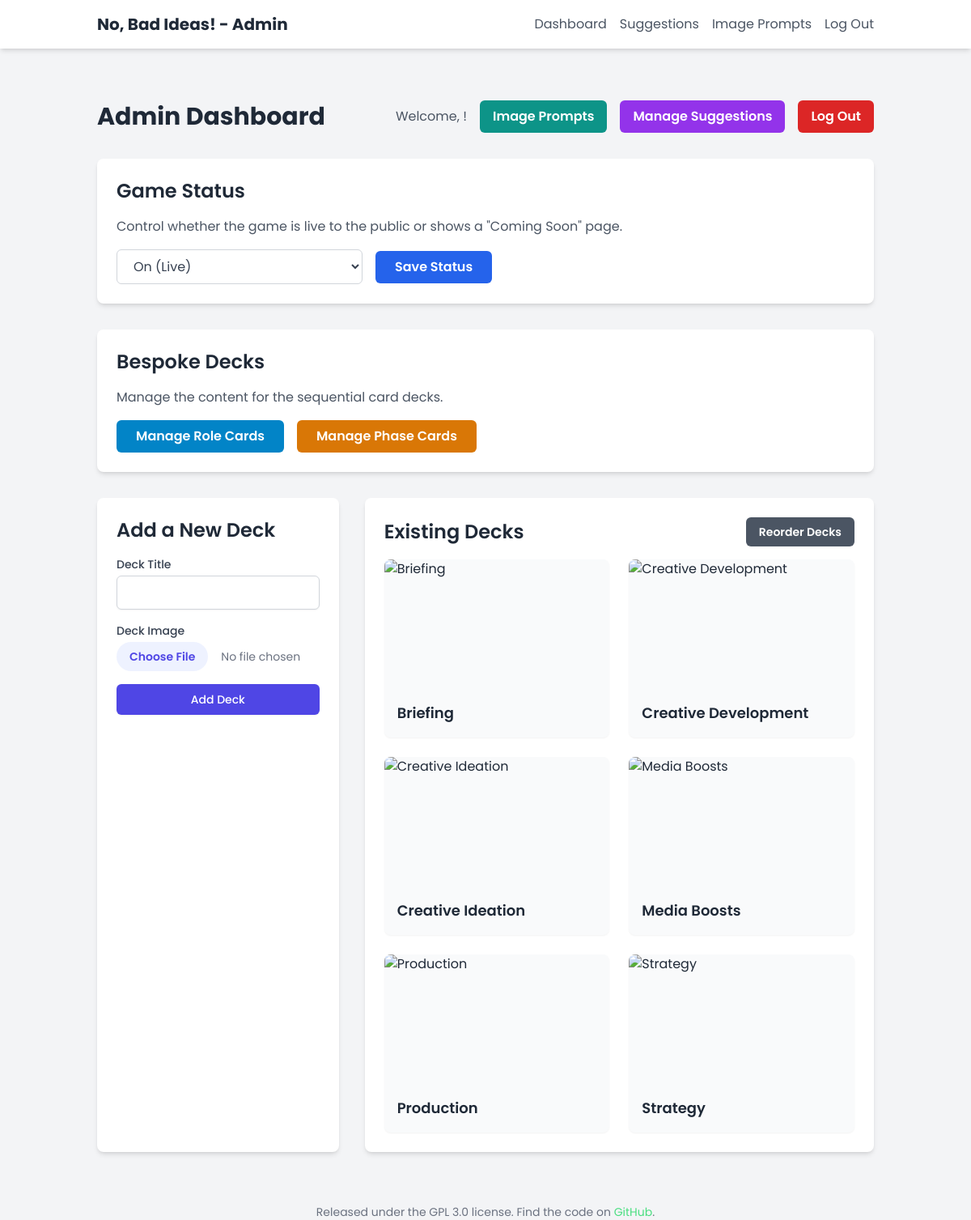
Screenshot of /admin/dashboard.php (signed in) with the database file from the repository.
### tables this page shows
CREATE TABLE `nobadideas_settings` (
  `id` int NOT NULL AUTO_INCREMENT,
  `setting_name` varchar(255) NOT NULL,
  `setting_value` varchar(255) NOT NULL,
  `created_at` timestamp NULL DEFAULT CURRENT_TIMESTAMP,
  `updated_at` timestamp NULL DEFAULT CURRENT_TIMESTAMP ON UPDATE CURRENT_TIMESTAMP,
  PRIMARY KEY (`id`),
  UNIQUE KEY `setting_name` (`setting_name`)
);

CREATE TABLE `nobadideas_decks` (
  `id` int NOT NULL AUTO_INCREMENT,
  `title` varchar(255) NOT NULL,
  `image_url` varchar(255) NOT NULL,
  `created_at` datetime NOT NULL DEFAULT CURRENT_TIMESTAMP,
  `deck_order` int NOT NULL DEFAULT '0',
  PRIMARY KEY (`id`)
);

### admin/dashboard.php (the view, shortened to what this page needs)
<?php
require_once 'header.php';
require_once '../db_connect.php';
$decks_result = $conn->query("SELECT * FROM nobadideas_decks ORDER BY title ASC");
?>
<div class="flex justify-between items-center mb-8">
    <h1 class="text-3xl font-bold">Admin Dashboard</h1>
    <div class="flex items-center">
        <span class="mr-4 text-gray-600">Welcome, <?php echo htmlspecialchars($_SESSION['admin_username']); ?>!</span>
        <a href="image_prompts.php" class="px-4 py-2 font-semibold text-white bg-teal-600 rounded-md hover:bg-teal-700 focus:outline-none focus:ring-2 focus:ring-offset-2 focus:ring-teal-500 mr-4">Image Prompts</a>
        <a href="manage_suggestions.php" class="px-4 py-2 font-semibold text-white bg-purple-600 rounded-md hover:bg-purple-700 focus:outline-none focus:ring-2 focus:ring-offset-2 focus:ring-purple-500 mr-4">Manage Suggestions</a>
        <a href="logout.php" class="px-4 py-2 font-semibold text-white bg-red-600 rounded-md hover:bg-red-700 focus:outline-none focus:ring-2 focus:ring-offset-2 focus:ring-red-500">Log Out</a>
    </div>
</div>
<?php
$stmt = $conn->prepare("SELECT setting_value FROM nobadideas_settings WHERE setting_name = 'game_status'");
$stmt->execute();
$stmt->bind_result($game_status);
?>
<div class="mb-8 bg-white p-6 rounded-lg shadow-md">
    <h2 class="text-2xl font-semibold mb-4">Game Status</h2>
    <p class="mb-4 text-gray-600">Control whether the game is live to the public or shows a "Coming Soon" page.</p>
    <form action="update_game_status.php" method="POST">
        <div class="flex items-center space-x-4">
            <select name="game_status" class="block w-full md:w-1/3 px-4 py-2 text-gray-700 bg-white border border-gray-300 rounded-md focus:border-indigo-500 focus:ring-indigo-500 focus:outline-none focus:ring focus:ring-opacity-40">
                <option value="on" <?php echo ($game_status === 'on') ? 'selected' : ''; ?>>On (Live)</option>
            </select>
            <button type="submit" class="px-6 py-2 font-semibold text-white bg-blue-600 rounded-md hover:bg-blue-700 focus:outline-none focus:ring-2 focus:ring-offset-2 focus:ring-blue-500">
                Save Status
            </button>
        </div>
    </form>
</div>
<div class="mb-8 bg-white p-6 rounded-lg shadow-md">
    <h2 class="text-2xl font-semibold mb-4">Bespoke Decks</h2>
    <p class="mb-4 text-gray-600">Manage the content for the sequential card decks.</p>
    <div class="flex items-center space-x-4">
        <a href="manage_roles.php" class="px-6 py-2 font-semibold text-white bg-sky-600 rounded-md hover:bg-sky-700 focus:outline-none focus:ring-2 focus:ring-offset-2 focus:ring-sky-500">
            Manage Role Cards
        </a>
        <a href="manage_phases.php" class="px-6 py-2 font-semibold text-white bg-amber-600 rounded-md hover:bg-amber-700 focus:outline-none focus:ring-2 focus:ring-offset-2 focus:ring-amber-500">
            Manage Phase Cards
        </a>
    </div>
</div>
<div class="grid grid-cols-1 lg:grid-cols-3 gap-8">
    <div class="lg:col-span-1">
        <div class="bg-white p-6 rounded-lg shadow-md h-full">
            <h2 class="text-2xl font-semibold mb-4">Add a New Deck</h2>
            <form action="manage_deck.php" method="POST" enctype="multipart/form-data" class="space-y-4">
                <div>
                    <label for="title" class="block text-sm font-medium text-gray-700">Deck Title</label>
                    <input type="text" name="title" id="title" required class="mt-1 block w-full px-3 py-2 bg-white border border-gray-300 rounded-md shadow-sm focus:outline-none focus:ring-indigo-500 focus:border-indigo-500">
                </div>
                <div>
                    <label for="image" class="block text-sm font-medium text-gray-700">Deck Image</label>
                    <input type="file" name="image" id="image" required accept="image/*" class="mt-1 block w-full text-sm text-gray-500 file:mr-4 file:py-2 file:px-4 file:rounded-full file:border-0 file:text-sm file:font-semibold file:bg-indigo-50 file:text-indigo-600 hover:file:bg-indigo-100">
                </div>
                <div>
                    <button type="submit" class="w-full flex justify-center py-2 px-4 border border-transparent rounded-md shadow-sm text-sm font-medium text-white bg-indigo-600 hover:bg-indigo-700 focus:outline-none focus:ring-2 focus:ring-offset-2 focus:ring-indigo-500">
                        Add Deck
                    </button>
                </div>
            </form>
        </div>
    </div>
    <div class="lg:col-span-2">
        <div class="bg-white p-6 rounded-lg shadow-md h-full">
            <div class="flex justify-between items-center mb-4">
                <h2 class="text-2xl font-semibold">Existing Decks</h2>
                <a href="reorder_decks.php" class="px-4 py-2 font-semibold text-sm text-white bg-gray-600 rounded-md hover:bg-gray-700">Reorder Decks</a>
            </div>
            <div class="grid grid-cols-1 sm:grid-cols-2 xl:grid-cols-3 gap-6">
                <?php if ($decks_result && $decks_result->num_rows > 0): ?>
                    <?php while($deck = $decks_result->fetch_assoc()): ?>
                        <div class="relative group bg-gray-50 rounded-lg shadow-sm overflow-hidden">
                            <div class="p-4">
                                <h3 class="font-semibold text-lg truncate"><?php echo htmlspecialchars($deck['title']); ?></h3>
                            </div>
                        </div>
                    <?php endwhile; ?>
                <?php else: ?>
                    <p class="text-gray-500 col-span-full">No decks found. Add one using the form!</p>
                <?php endif; ?>
            </div>
        </div>
    </div>
</div>
<?php require_once 'footer.php'; ?>

### admin/header.php (style rules this page uses)
body { font-family: 'Poppins', sans-serif; }

### rows the page displays
nobadideas_settings: game_status "On (Live)"
nobadideas_decks: title "Briefing"
nobadideas_decks: title "Creative Development"
nobadideas_decks: title "Creative Ideation"
nobadideas_decks: title "Media Boosts"
nobadideas_decks: title "Production"
nobadideas_decks: title "Strategy"
